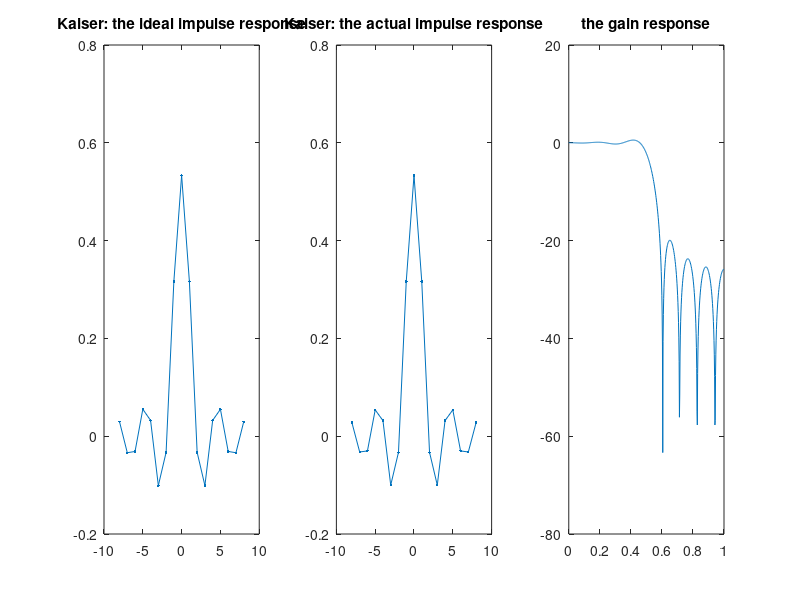

Source code (MATLAB):
clear;

wp = 2*pi * 3/15; 
ws = 2*pi * 5/15; 

wc = (ws+wp) / 2;
delt_w = ws - wp;

rp = 0.3; 
rs = 40;

N = ceil((rs - 8) / (delt_w * 2.285));
M = (N-1) / 2;
win = kaiser(N);
n = -M:M;
hd = sin(wc*n)./(pi*n);
hd(find(n==0)) = wc*cos(wc*0)/pi;
ht = hd.*win';

subplot(1,3,1);
plot(n,hd,'.-');
title("Kaiser: the ideal impulse response");

subplot(1,3,2);
plot(n,ht,'.-')
title("Kaiser: the actual impulse response"); 

[h,w] = freqz(ht,1,512); 
W = w/pi; 
H = 20*log10(abs(h));

subplot(1,3,3);
plot(W,H);
title("the gain response");

